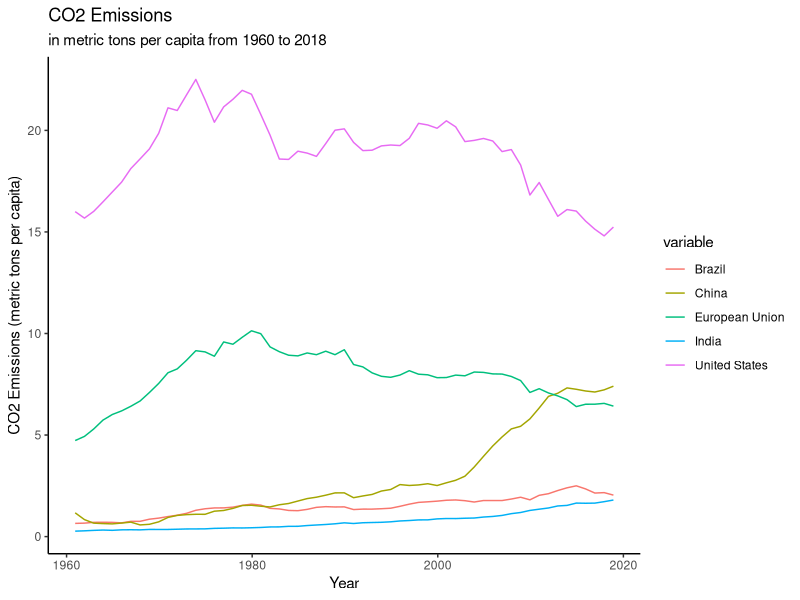
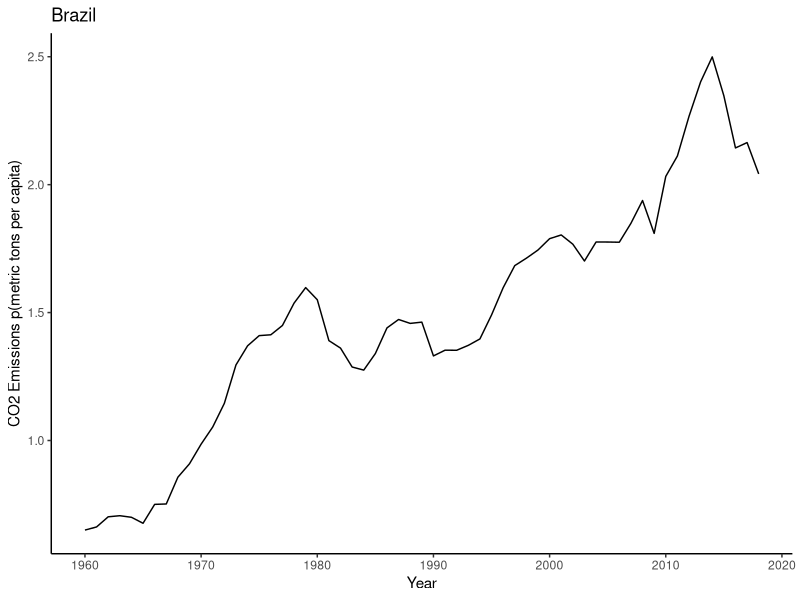
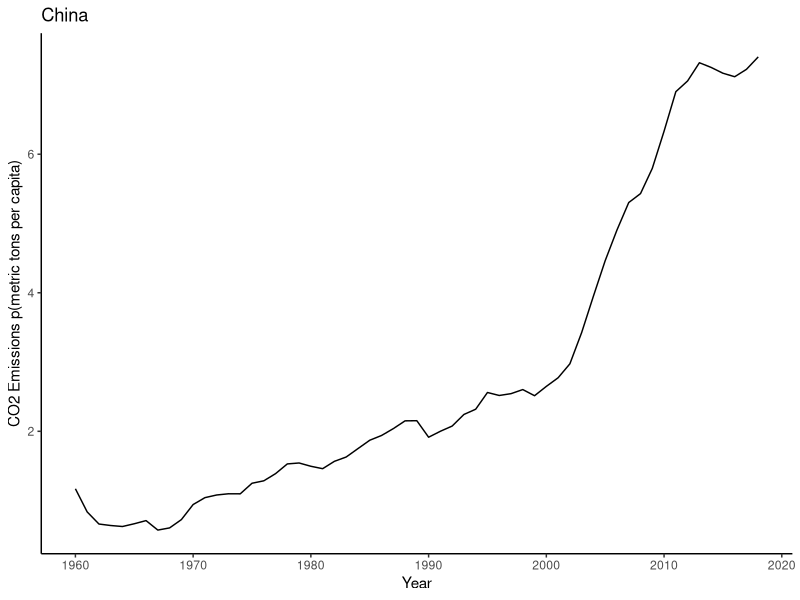
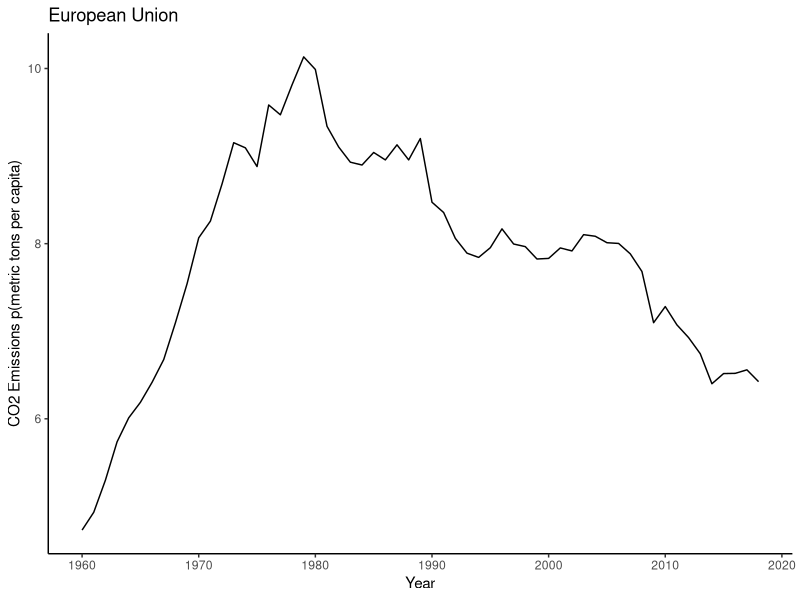
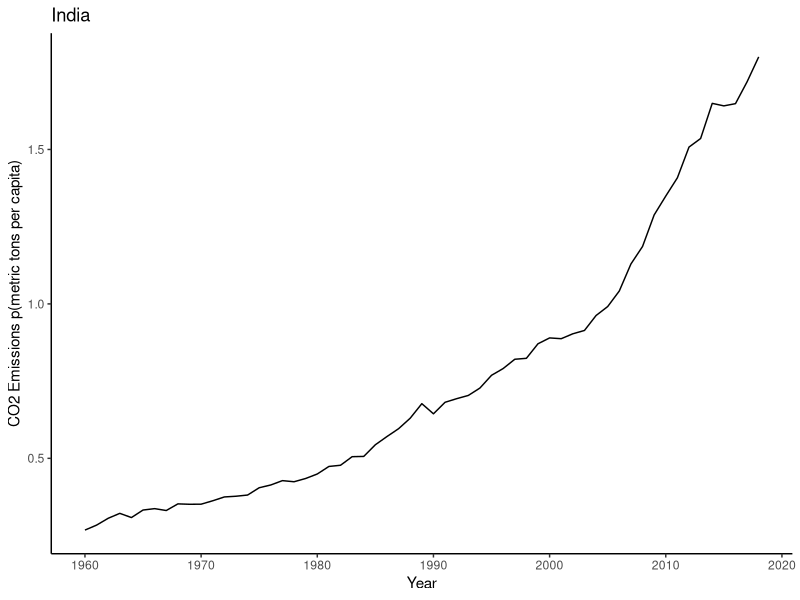
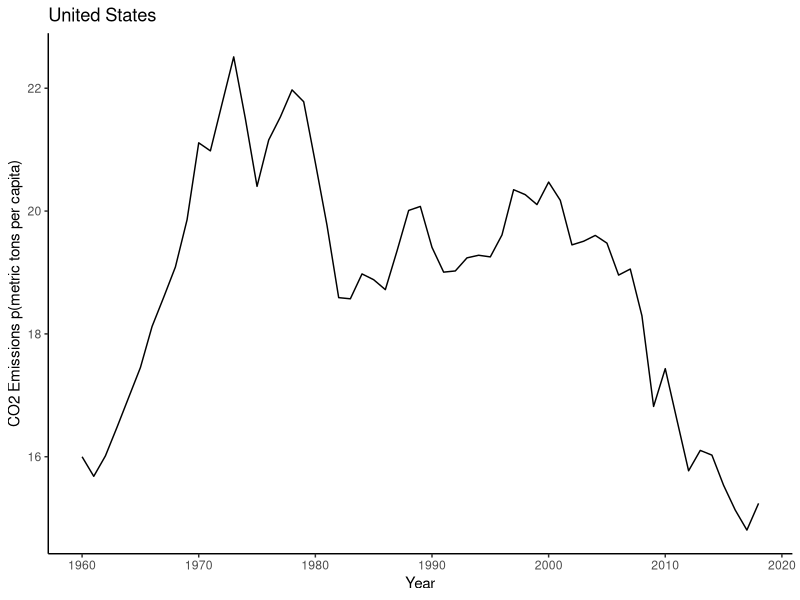

Source code (R) for these figures, in order:
## ---- chunk 1
library(tufte)
# invalidate cache when the tufte version changes
knitr::opts_chunk$set(cache.extra = packageVersion('tufte'),echo = FALSE)
options(htmltools.dir.version = FALSE)
## ---- chunk 2
library(tidyverse)
library(forecast)
library(tseries)
library(data.table)
library(reshape2)
library(zoo)
library(scales)
library(knitr)
library(Hmisc)

data <- read.csv("Dataset/API_EN.ATM.CO2E.PC_DS2_en_csv_v2_2708833.csv", skip = 3, header=TRUE)
data <- data[,-c(2:4)]
## ---- chunk 3
#First filter the countries we are interested in
data <- data %>% 
  filter(Country.Name %in% c("European Union", "United States", "China", "India", "Brazil"))
names <- data$Country.Name
#transpose the dataframe to a u(seful format
data1 <- transpose(data)
colnames(data1) <- names
rownames(data1) <- colnames(data)
data1 <- data1[-1,]
#Clean rownames and remove last 3 empty entries
rownames(data1) <- lapply(rownames(data1), function(x) gsub(pattern = "X", replacement = "",x))
data1 <- tibble::rownames_to_column(data1,var = "Year")
data1 <- data1[-c(60:62),]
data1$Year <- as.Date(data1$Year,format = "%Y")

###Reorder code!!!
data1$Brazil <- as.numeric(data1$Brazil)
data1$China <- as.numeric(data1$China)
data1$`European Union` <- as.numeric(data1$`European Union`)
data1$India <- as.numeric(data1$India)
data1$`United States` <- as.numeric(data1$`United States`)
#melt
datap <- melt(data = data1,id="Year")
##Plot
ggplot(datap)+ geom_line(aes(x=Year, y= value, group=variable, colour= variable))+
   theme_classic() +
  xlab(label = "Year")+
  ylab("CO2 Emissions (metric tons per capita)")+
  ggtitle(label = "CO2 Emissions", subtitle = "in metric tons per capita from 1960 to 2018")+
  theme(legend.title = element_text())


  
  


## ---- chunk 4
##Tables with descr stats
summary(data1[,names]) %>% kable(digits = 2) %>% 
  kableExtra::kable_classic()



## ---- chunk 5

## Create time series objects for oll countries
br <- ts(data1$Brazil,start = "1960")
autoplot(as.zoo(br), geom = "line") + scale_x_yearqtr(format = "%Y")+
  theme_classic()+
  xlab("Year")+
  ylab("CO2 Emissions p(metric tons per capita)")+
  ggtitle("Brazil")

ch <- ts(data1$China,start = "1960")
autoplot(as.zoo(ch), geom = "line") + scale_x_yearqtr(format = "%Y")+
  theme_classic()+
  xlab("Year")+
  ylab("CO2 Emissions p(metric tons per capita)")+
  ggtitle("China")
eur <- ts(data1$`European Union`, start = "1960")
autoplot(as.zoo(eur), geom = "line") + scale_x_yearqtr(format = "%Y")+
  theme_classic()+
  xlab("Year")+
  ylab("CO2 Emissions p(metric tons per capita)")+
  ggtitle("European Union")

ind <- ts(data1$India, start="1960")
autoplot(as.zoo(ind), geom = "line") + scale_x_yearqtr(format = "%Y")+
  theme_classic()+
  xlab("Year")+
  ylab("CO2 Emissions p(metric tons per capita)")+
  ggtitle("India")

us <- ts(data1$`United States`, start="1960")
autoplot(as.zoo(us), geom = "line") + scale_x_yearqtr(format = "%Y")+
  theme_classic()+
  xlab("Year")+
  ylab("CO2 Emissions p(metric tons per capita)")+
  ggtitle("United States")
